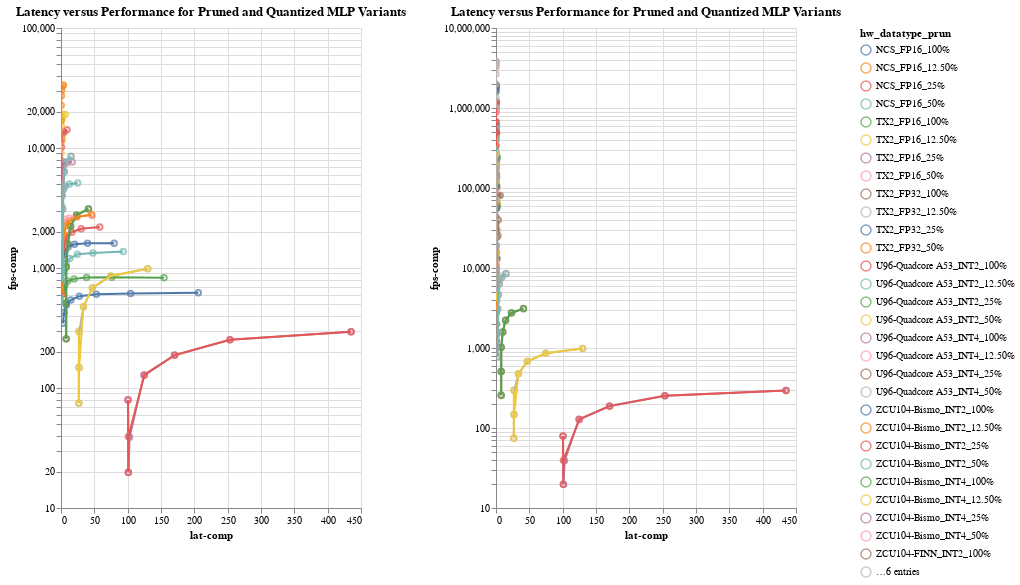

The notebook cell this image was saved under:
### Markdown cell above
### Line Plot

### Code cell
#hide_input
figa_df = mnist_df[(mnist_df["HWType"].isin(["NCS", "ZCU104-Bismo", "U96-Quadcore A53"]))]
figb_df = mnist_df[(mnist_df["HWType"].isin(["TX2", "ZCU104-FINN", "U96-Quadcore A53"]))]

fig25s = []
fig25_dfs = [figa_df, figb_df]
for df in fig25_dfs:
    sel = alt.selection_multi(fields=["hw_datatype_prun"], bind="legend")
    fig25_dot = alt.Chart(df).mark_point().encode(
        x='lat-comp',
        y=alt.Y('fps-comp', scale=alt.Scale(type="log")),
        color=select_color(sel, 'hw_datatype_prun:N'),
        tooltip=['fps-comp', 'lat-comp', 'HWType', 'batch/thread/stream'],
    )
    fig25_line = alt.Chart(df).mark_line().encode(
        x='lat-comp',
        y='fps-comp',
        color=select_color(sel, 'hw_datatype_prun:N'),
        tooltip=['fps-comp', 'lat-comp', 'HWType', 'batch/thread/stream'],
    )

    fig = (fig25_dot+fig25_line).properties(
        title="Latency versus Performance for Pruned and Quantized MLP Variants",
        width=W/len(fig25_dfs),
        height=H,
    ).add_selection(sel).interactive()
    
    fig25s.append(fig)
    
alt.hconcat(*fig25s)

### Figure 1 — Vega-Lite specification as saved in the notebook (floating-point values rounded to 4 significant figures; data arrays with more than 128 entries replaced by an {"elided": "..."} marker saying what was removed)
{"config": {"view": {"continuousWidth": 400, "continuousHeight": 300}}, "hconcat": [{"layer": [{"mark": "point", "encoding": {"color": {"condition": {"type": "nominal", "field": "hw_datatype_prun", "selection": "selector004"}, "value": "lightgray"}, "tooltip": [{"type": "quantitative", "field": "fps-comp"}, {"type": "quantitative", "field": "lat-comp"}, {"type": "nominal", "field": "HWType"}, {"type": "quantitative", "field": "batch/thread/stream"}], "x": {"type": "quantitative", "field": "lat-comp"}, "y": {"type": "quantitative", "field": "fps-comp", "scale": {"type": "log"}}}, "selection": {"selector004": {"type": "multi", "fields": ["hw_datatype_prun"], "bind": "legend"}, "selector005": {"type": "interval", "bind": "scales", "encodings": ["x", "y"]}}}, {"mark": "line", "encoding": {"color": {"condition": {"type": "nominal", "field": "hw_datatype_prun", "selection": "selector004"}, "value": "lightgray"}, "tooltip": [{"type": "quantitative", "field": "fps-comp"}, {"type": "quantitative", "field": "lat-comp"}, {"type": "nominal", "field": "HWType"}, {"type": "quantitative", "field": "batch/thread/stream"}], "x": {"type": "quantitative", "field": "lat-comp"}, "y": {"type": "quantitative", "field": "fps-comp"}}}], "data": {"name": "data-0766d9dec40eb0742976fb0ad7f5e7f2"}, "height": 480, "title": "Latency versus Performance for Pruned and Quantized MLP Variants", "width": 300.0}, {"layer": [{"mark": "point", "encoding": {"color": {"condition": {"type": "nominal", "field": "hw_datatype_prun", "selection": "selector006"}, "value": "lightgray"}, "tooltip": [{"type": "quantitative", "field": "fps-comp"}, {"type": "quantitative", "field": "lat-comp"}, {"type": "nominal", "field": "HWType"}, {"type": "quantitative", "field": "batch/thread/stream"}], "x": {"type": "quantitative", "field": "lat-comp"}, "y": {"type": "quantitative", "field": "fps-comp", "scale": {"type": "log"}}}, "selection": {"selector006": {"type": "multi", "fields": ["hw_datatype_prun"], "bind": "legend"}, "selector007": {"type": "interval", "bind": "scales", "encodings": ["x", "y"]}}}, {"mark": "line", "encoding": {"color": {"condition": {"type": "nominal", "field": "hw_datatype_prun", "selection": "selector006"}, "value": "lightgray"}, "tooltip": [{"type": "quantitative", "field": "fps-comp"}, {"type": "quantitative", "field": "lat-comp"}, {"type": "nominal", "field": "HWType"}, {"type": "quantitative", "field": "batch/thread/stream"}], "x": {"type": "quantitative", "field": "lat-comp"}, "y": {"type": "quantitative", "field": "fps-comp"}}}], "data": {"name": "data-36f102d62397b57d3161fc08d9a7bb84"}, "height": 480, "title": "Latency versus Performance for Pruned and Quantized MLP Variants", "width": 300.0}], "$schema": "https://vega.github.io/schema/vega-lite/v4.0.2.json", "datasets": {"data-0766d9dec40eb0742976fb0ad7f5e7f2": {"elided": "144 records"}, "data-36f102d62397b57d3161fc08d9a7bb84": {"elided": "190 records"}}}
